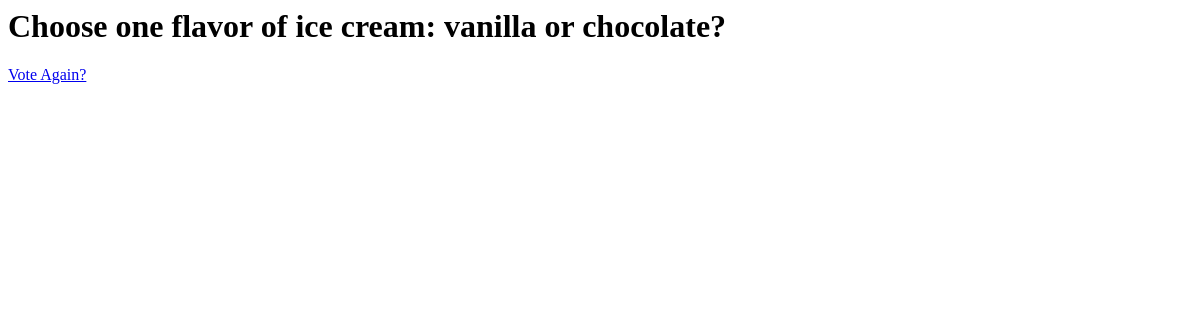
Before: /4/results/ with the older database file.
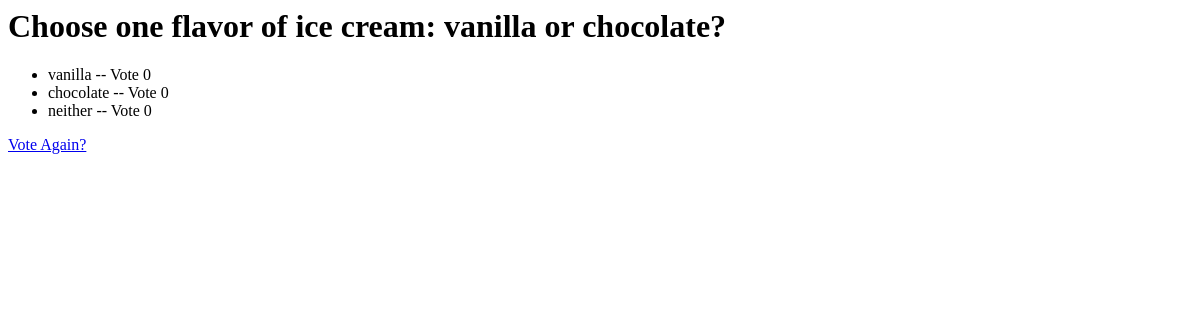
After: the same page with the newer database file.
### polls/models.py (models this page shows, shortened)
class Question(models.Model):
	question_text = models.CharField(max_length=200)
	pub_date = models.DateTimeField('date published')
	def was_published_recently(self):
		now = timezone.now()
		return now - datetime.timedelta(days=1) <= self.pub_date <= now
	was_published_recently.admin_order_field = 'pub_date'
	was_published_recently.boolean = True
	was_published_recently.short_description = "Published Recently?"

class Choice(models.Model):
	question = models.ForeignKey(Question, on_delete=models.CASCADE)
	choice_text = models.CharField(max_length=200)
	votes = models.IntegerField(default=0)

### polls/views.py (the view)
# urls.py: url(r'^(?P<pk>[0-9]+)/results/$', ResultsView.as_view(), name='results'),
class ResultsView(generic.DetailView):
	model = Question
	template_name = 'polls/results.html'

### polls/templates/polls/results.html
<h1>{{ question.question_text }}</h1>
<ul>
{% for choice in question.choice_set.all %}
	<li> {{choice.choice_text}} -- Vote {{choice.votes }} </li>
{% endfor %}
</ul>
<a href = '{% url "polls:detail" question.id %}'>Vote Again?</a>

Changed rows visible on the page:
added Choice: choice_text "vanilla", votes "0"
added Choice: choice_text "chocolate", votes "0"
added Choice: choice_text "neither", votes "0"
